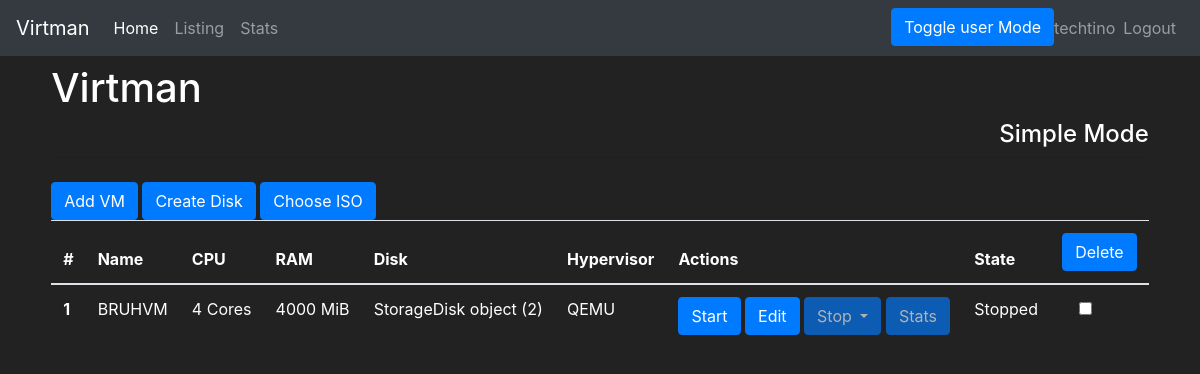
The app's page /manager/listing (signed in) with its own data.
### manager/models.py (models this page shows, shortened)
class VM(models.Model):
    name = models.CharField(max_length=30)
    cpus = models.IntegerField()
    ram = models.IntegerField()
    HYPERVISOR_CHOICES = (
        ('QEMU', 'QEMU'),
        ('Virtualbox', 'Virtualbox'),
        ('VMWare', 'VMWare'),)
    hypervisor = models.CharField(max_length=30,choices=HYPERVISOR_CHOICES)
    OS = (
        ('Linux', 'Linux'),
        ('Windows', 'Windows'),
        ('Mac', 'Mac'),)
    os = models.CharField(max_length=30,choices=OS)
    state = models.CharField(max_length=3)
    storage_disk = models.ForeignKey(StorageDisk, on_delete=models.CASCADE)

class StorageDisk(models.Model):
    name = models.CharField(max_length=30)
    path = models.CharField(max_length=30)
    TYPE_CHOICES = (
        ('qcow2', 'qcow2'),
        ('vhd', 'vhd'),
    )
    type = models.CharField(max_length=30,choices=TYPE_CHOICES)
    size = models.IntegerField()
    pass

### manager/views.py (the view)
# urls.py: path('listing', views.listing, name='listing'),
@login_required
def listing(request):
    VM_list = VM.objects.order_by('id')[:40]
    template = loader.get_template('listing.html')
    context = {
        'VM_list': VM_list,
    }
    if request.method == "POST":
        IDs = request.POST.getlist('VMs')
        for id in IDs:
            VM.objects.filter(id=id).delete()
    return HttpResponse(template.render(context, request))

### manager/templates/listing.html (shortened to what this page needs)
{% extends "base.html" %}
{% block content %}
<div class="dropdown show">
<a class="btn btn-primary" href="/manager/add">Add VM</a>
<a class="btn btn-primary" href="/manager/createDisk">Create Disk</a>
<a class="btn btn-primary" href="/manager/uploadISO">Choose ISO</a>
{% if VM_list %}
<table class="table">
  <thead>
    <tr>
      <th scope="col">#</th>
      <th scope="col">Name</th>
      <th scope="col">CPU</th>
      <th scope="col">RAM</th>
      <th scope"col">Disk</th>
      <th scope="col">Hypervisor</th>
      <th scope="col">Actions</th>
      <th scope="col">State</th>
      <th scope="col" style="text-align: center"><button type="submit" class="btn btn-primary" form="delete_form">Delete</button></th>
    </tr>
  </thead>
  <tbody>
    {% for vm in VM_list %}
        <tr>
        <th scope="row">{{ forloop.counter}}</th>
        <td>{{vm.name}}</td>
        <td>{{vm.cpus}} Cores</td>
        <td>{{vm.ram}} MiB</td>
        <td>{{vm.storage_disk}}</td>
        <td>{{vm.hypervisor}}</td>
        <td>
        {% if vm.state == 'ON' %}
        <button type="button" class="btn btn-primary" disabled>Start</button>
        <button type="button" class="btn btn-primary" disabled>Edit</button>
        <button class="btn btn-primary dropdown-toggle" type="button" id="dropdownMenuButton" data-toggle="dropdown" aria-haspopup="true" aria-expanded="false">
        Stop
        </button>
        <div class="dropdown-menu" aria-labelledby="dropdownMenuButton">
          <a class="dropdown-item" href="/manager/{{ vm.id }}/shutdownVM">Shutdown</a>
          <a class="dropdown-item" href="/manager/{{ vm.id }}/restartVM">Restart</a>
          <a class="dropdown-item" href="/manager/{{ vm.id }}/stopVM">Force Off</a>
        </div>
        <a class="btn btn-primary" href="/manager/{{ vm.id }}/viewStats">Stats</a>
        {% else %}
        <a class="btn btn-primary" href="/manager/{{ vm.id }}/startVM">Start</a>
        <a class="btn btn-primary" href="/manager/{{ vm.id }}/edit">Edit</a>
        <button type="button" class="btn btn-primary dropdown-toggle" disabled>Stop </button>
        <button type="button" class="btn btn-primary" disabled>Stats</button>
        {% endif %}
        {% if vm.state == "ON" %}
        <td>Running</td>
        <td style="text-align: center"><input class="form-check-input" type="checkbox" disabled></td>
        {% else %}
        <td>Stopped</td>
        <td style="text-align: center"><input class="form-check-input" form="delete_form" type="checkbox" value="{{ vm.id }}" id="{{ vm.id }}" name="VMs"></td>
        {% endif %}
        </td>
        </tr>
    {% endfor %}
  </tbody>
</table>
{% else %}
There are no VMs available
{% endif %}
{% endblock content %}

### manager/templates/base.html (shortened to what this page needs)
<!doctype html>
<html lang="en">
  <head>
    <link rel="stylesheet" href="https://stackpath.bootstrapcdn.com/bootstrap/4.1.3/css/bootstrap.min.css">
  </head>
  <body>
  <nav class="navbar navbar-expand-sm navbar-dark bg-dark">
  <a class="navbar-brand" href="#">Virtman</a>
  <ul class="navbar-nav mr-auto">
    <li class="nav-item active">
        <a class="nav-link" href="/manager/home">Home</a>
    </li>
    <li class="nav-item">
        <a class="nav-link" href="/manager/listing">Listing</a>
    </li>
    <li class="nav-item">
        <a class="nav-link" href="/manager/viewStats">Stats</a>
    </li>
  </ul>
  <ul class="nav navbar-nav navbar-right">
    <li class="nav-item">
        <a class="btn btn-primary" href="/manager/toggleAdvancedMode">Toggle user Mode</a>
    </li>
    {% if user.is_authenticated %}
    <li class="navbar-text">
      {{user.get_username}}
    </li>
    <li class="nav-item">
        <a class="nav-link" href="/accounts/logout">Logout</a>
    </li>
    {% else %}
        <a class="nav-link" href="/accounts/login">Login</a>
    {% endif %}
  </ul>
  </nav>
	<div id="content" name="content" class="main">
		<div class="row justify-content-center">
			<div class="col-11">
				<h1 class="mt-2">Virtman</h1>
        {% if user.profile.advanced_mode == False %}
        <h4 align="right" class="mt-2">Simple Mode</h4>
				{% else %}
        <h4 align="right" class="mt-2">Advanced Mode</h4>
        {% endif %}
        <hr class="mt-0 mb-4">
				{% block content %}
				{% endblock %}
			</div>
		</div>
	</div>
</body>
</html>

### manager/templates/base.html (style rules this page uses)
body { background-color: #222; color: white; }

### records on screen
VM: name "BRUHVM", cpus "4", ram "4000", storage_disk "StorageDisk object (2)", hypervisor "QEMU"

### other values on screen
{{ user.get_username }} "techtino"
